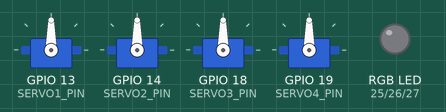
This sketch was run on a simulated ESP32. Shown: 4 × servo, an RGB LED mixed from three pins (HIGH = lit). What the sketch prints to the serial monitor is not drawn.

Above: at 0.6 s.
At 1.6 s:
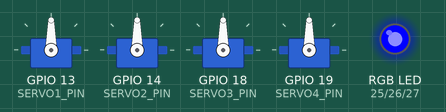
At 6.03 s:
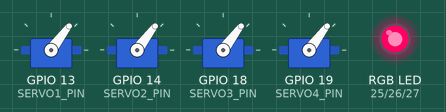
At 19.2 s:
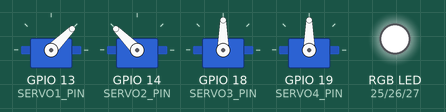
At 21.0 s:
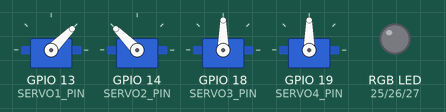
At 36.57 s:
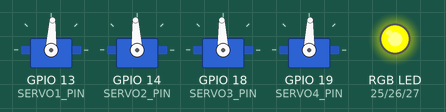
Timing chart, 0 to 40.0 s (numbered marks = the images above):
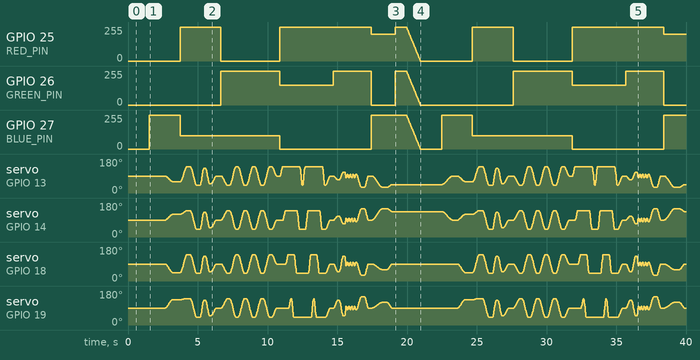

Measured:
- by itself, GPIO 25 (RED_PIN): 0/255 → 255/255 at 3.7 s, → 0/255 2.9 s later, → 255/255 4.2 s later, → 199/255 6.6 s later, … (59 changes in this stretch)
- by itself, GPIO 26 (GREEN_PIN): 0/255 → 255/255 at 6.7 s, → 149/255 4.2 s later, → 255/255 3.8 s later, → 0/255 2.7 s later, … (59 changes in this stretch)

The sketch:

sketch.ino
```cpp
/*
 * =====================================================
 *  Heuser College - CS CRP Homework 10
 *  Project 3: Smooth 4-Joint Robotic Arm &
 *             Colour Choreographer
 *
 *  A K-pop-inspired dance routine performed by four
 *  servo motors with synchronised RGB LED colour
 *  changes, using PWM on an ESP32.
 *
 *  Platform: ESP32 (Wokwi Simulator)
 *  Library:  ESP32Servo
 * =====================================================
 */

#include <ESP32Servo.h>

// ==========================================================
//  PIN DEFINITIONS  (must match diagram.json — do not change)
// ==========================================================
const int SERVO1_PIN = 13;   // Joint 1 — Base
const int SERVO2_PIN = 14;   // Joint 2 — Shoulder
const int SERVO3_PIN = 18;   // Joint 3 — Elbow
const int SERVO4_PIN = 19;   // Joint 4 — Wrist

const int RED_PIN   = 25;    // RGB LED red anode
const int GREEN_PIN = 26;    // RGB LED green anode
const int BLUE_PIN  = 27;    // RGB LED blue anode

// ==========================================================
//  LEDC PWM FOR THE RGB LED (Core 3.x API)
//  In Core 3.x, ledcAttach() and ledcWrite() address GPIO
//  pins directly — no manual channel numbers are needed.
// ==========================================================

// ==========================================================
//  SERVO OBJECTS AND POSITION TRACKING
// ==========================================================
Servo servo1, servo2, servo3, servo4;

// Array of pointers so we can loop through servos easily
Servo* servos[4];

// Current angle of each servo (updated after every move)
int currentAngle[4] = {90, 90, 90, 90};

// Safe angle limits for the simulation
const int MIN_ANGLE = 20;
const int MAX_ANGLE = 160;
const int MID_ANGLE = 90;

// Number of small steps used for each smooth movement (high-resolution interpolation)
const int MOVE_STEPS = 100;

// ==========================================================
//  EASING FUNCTION
// ==========================================================
/*
 * easeInOut(t) converts a linear progress value (0.0 to 1.0)
 * into a smoothed value using a cosine curve:
 *
 *   output = (1 - cos(t * PI)) / 2
 *
 *   t = 0.0  →  output = 0.0  (start — servo is stationary)
 *   t = 0.25 →  output ≈ 0.15 (slowly picking up speed)
 *   t = 0.5  →  output = 0.5  (midpoint — moving fastest)
 *   t = 0.75 →  output ≈ 0.85 (slowing down)
 *   t = 1.0  →  output = 1.0  (end — servo stops smoothly)
 *
 * This creates natural-looking motion: slow start, fast
 * middle, slow finish — just like a real dancer's movement.
 */
float easeInOut(float t) {
  return (1.0 - cos(t * PI)) / 2.0;
}

// ==========================================================
//  SERVO MOVEMENT FUNCTIONS
// ==========================================================

/*
 * smoothMoveAll() moves all four servos at the same time
 * from their current positions to new target angles.
 * The movement is split into many tiny steps, each one
 * calculated with the easing function so the motion
 * looks smooth instead of jerky.
 */
void smoothMoveAll(int t1, int t2, int t3, int t4, int durationMs) {
  // Keep targets within the safe range
  int targets[4] = {
    constrain(t1, MIN_ANGLE, MAX_ANGLE),
    constrain(t2, MIN_ANGLE, MAX_ANGLE),
    constrain(t3, MIN_ANGLE, MAX_ANGLE),
    constrain(t4, MIN_ANGLE, MAX_ANGLE)
  };

  // Save where each servo is right now
  int starts[4];
  for (int j = 0; j < 4; j++) {
    starts[j] = currentAngle[j];
  }

  // Step through the movement in small increments (at least 1 ms per step)
  int stepDelay = max(1, durationMs / MOVE_STEPS);
  for (int i = 0; i <= MOVE_STEPS; i++) {
    float t = (float)i / (float)MOVE_STEPS;   // linear 0→1
    float e = easeInOut(t);                   // smoothed 0→1

    for (int j = 0; j < 4; j++) {
      // Use round() instead of integer truncation for precise, symmetrical angle stepping
      int angle = round(starts[j] + (targets[j] - starts[j]) * e);
      servos[j]->write(angle);
    }
    delay(stepDelay);
  }

  // Record where the servos ended up
  for (int j = 0; j < 4; j++) {
    currentAngle[j] = targets[j];
  }
}

/*
 * smoothMoveOne() moves a single servo (by index 0-3)
 * while the other three hold still.
 */
void smoothMoveOne(int index, int targetAngle, int durationMs) {
  int t[4];
  for (int j = 0; j < 4; j++) {
    t[j] = currentAngle[j];        // keep current position
  }
  t[index] = targetAngle;           // only change the chosen servo
  smoothMoveAll(t[0], t[1], t[2], t[3], durationMs);
}

// ==========================================================
//  RGB LED FUNCTIONS
// ==========================================================

/*
 * setColour() sets the LED to a colour immediately.
 * Each parameter is 0 (off) to 255 (full brightness).
 * Because the LED is common cathode, a higher PWM duty
 * cycle means a brighter colour channel.
 */
void setColour(int r, int g, int b) {
  ledcWrite(RED_PIN,   r);
  ledcWrite(GREEN_PIN, g);
  ledcWrite(BLUE_PIN,  b);
}

/*
 * fadeToColour() smoothly transitions the LED from
 * colour (r1,g1,b1) to colour (r2,g2,b2) over the
 * given duration, so the light change looks gradual.
 */
void fadeToColour(int r1, int g1, int b1,
                  int r2, int g2, int b2, int durationMs) {
  const int FADE_STEPS = 50;
  int stepDelay = max(1, durationMs / FADE_STEPS);
  for (int i = 0; i <= FADE_STEPS; i++) {
    float t = (float)i / (float)FADE_STEPS;
    setColour(
      round(r1 + (r2 - r1) * t),
      round(g1 + (g2 - g1) * t),
      round(b1 + (b2 - b1) * t)
    );
    delay(stepDelay);
  }
}

// ==========================================================
//  DANCE SECTIONS
// ==========================================================

/* ---- SECTION 1: Starting Pose ----
 * The arm rises from rest to an asymmetric "ready" stance,
 * like a dancer waiting for the music to drop.
 * LED: calm blue glow.
 */
void danceStartingPose() {
  Serial.println("\n>> SECTION 1: Starting Pose");
  setColour(0, 0, 255);                        // Blue
  smoothMoveAll(90, 90, 90, 90, 800);           // Centre all joints
  delay(300);
  smoothMoveAll(60, 120, 45, 135, 600);         // Asymmetric ready stance
  delay(500);
}

/* ---- SECTION 2: Synchronised Hit ----
 * All four joints strike the same angle at the same time,
 * like a K-pop group hitting a formation in unison.
 * LED: hot pink — high energy.
 */
void danceSynchronised() {
  Serial.println(">> SECTION 2: Synchronised Hit");
  setColour(255, 0, 100);                       // Hot pink

  // Full-range synchronised hits
  smoothMoveAll(140, 140, 140, 140, 500);
  delay(200);
  smoothMoveAll(40, 40, 40, 40, 500);
  delay(200);

  // Quick double pump
  smoothMoveAll(130, 130, 130, 130, 300);
  delay(100);
  smoothMoveAll(50, 50, 50, 50, 300);
  delay(100);

  // Return to centre
  smoothMoveAll(90, 90, 90, 90, 400);
  delay(300);
}

/* ---- SECTION 3: Side-to-Side Sway ----
 * Odd-numbered joints (1 & 3) go one way while
 * even-numbered joints (2 & 4) go the other, then
 * they swap — creating a swaying, groovy motion.
 * LED: mint green — fresh groove.
 */
void danceSideToSide() {
  Serial.println(">> SECTION 3: Side-to-Side Sway");
  setColour(0, 255, 100);                       // Mint green

  for (int rep = 0; rep < 3; rep++) {
    smoothMoveAll(40, 140, 40, 140, 500);       // Odds left, evens right
    delay(100);
    smoothMoveAll(140, 40, 140, 40, 500);       // Swap
    delay(100);
  }

  smoothMoveAll(90, 90, 90, 90, 400);           // Centre
  delay(200);
}

/* ---- SECTION 4: Sequential Wave / Ripple ----
 * Each joint moves one after the other, creating a
 * wave that travels down the arm and back — like
 * a stadium wave or the ripple in a dance line.
 * LED: warm orange.
 */
void danceWaveRipple() {
  Serial.println(">> SECTION 4: Wave Ripple");
  setColour(255, 150, 0);                       // Orange

  for (int rep = 0; rep < 2; rep++) {
    // Wave travels forward: joint 1 → 2 → 3 → 4
    smoothMoveOne(0, 140, 250);
    smoothMoveOne(1, 140, 250);
    smoothMoveOne(2, 140, 250);
    smoothMoveOne(3, 140, 250);

    // Wave returns: joint 4 → 3 → 2 → 1
    smoothMoveOne(3, 40, 250);
    smoothMoveOne(2, 40, 250);
    smoothMoveOne(1, 40, 250);
    smoothMoveOne(0, 40, 250);
  }

  smoothMoveAll(90, 90, 90, 90, 400);           // Settle
  delay(200);
}

/* ---- SECTION 5: Playful Bounce ----
 * Quick, bouncy movements with small fast wiggles,
 * like a playful ad-lib section in a dance break.
 * LED: bright yellow — fun and energetic.
 */
void dancePlayful() {
  Serial.println(">> SECTION 5: Playful Bounce");
  setColour(255, 255, 0);                       // Yellow

  // Criss-cross bounces
  smoothMoveAll(70, 110, 50, 130, 300);
  delay(100);
  smoothMoveAll(110, 70, 130, 50, 300);
  delay(100);

  // Fast wiggle — small oscillations
  for (int i = 0; i < 4; i++) {
    smoothMoveAll(80, 100, 80, 100, 150);
    smoothMoveAll(100, 80, 100, 80, 150);
  }

  // Dramatic spread then snap to centre
  smoothMoveAll(30, 150, 30, 150, 400);
  delay(200);
  smoothMoveAll(90, 90, 90, 90, 300);
  delay(200);
}

/* ---- SECTION 6: Final Pose ----
 * A slow, dramatic finish: the arm spreads wide,
 * locks into a sharp ending pose, the LED flashes
 * white and then fades to black.
 * LED: purple → white flash → fade to black.
 */
void danceFinalPose() {
  Serial.println(">> SECTION 6: Final Pose");
  setColour(200, 0, 255);                       // Purple

  // Slow dramatic spread
  smoothMoveAll(30, 150, 60, 120, 800);
  delay(300);

  // Sharp final hit
  smoothMoveAll(45, 135, 90, 90, 400);
  delay(200);

  // White flash for the ending
  setColour(255, 255, 255);
  delay(800);

  // Fade to black
  fadeToColour(255, 255, 255,  0, 0, 0,  1000);

  Serial.println("\n*** ROUTINE COMPLETE — Restarting... ***\n");
  delay(1500);
}

// ==========================================================
//  SETUP — runs once when the ESP32 starts
// ==========================================================
void setup() {
  // Start the Serial Monitor at 115200 baud
  Serial.begin(115200);
  delay(500);
  Serial.println("=============================================");
  Serial.println("  Heuser College HW10");
  Serial.println("  K-Pop Robotic Arm Choreographer");
  Serial.println("  4 Servos + RGB LED  |  ESP32 + PWM");
  Serial.println("=============================================");

  // --- Servo Initialisation ---
  // Allocate the ESP32's four hardware timers for PWM
  ESP32PWM::allocateTimer(0);
  ESP32PWM::allocateTimer(1);
  ESP32PWM::allocateTimer(2);
  ESP32PWM::allocateTimer(3);

  // Configure each servo for 50 Hz and attach to its GPIO pin
  // 500-2400 microsecond pulse range maps 0-180 degrees
  servo1.setPeriodHertz(50);
  servo2.setPeriodHertz(50);
  servo3.setPeriodHertz(50);
  servo4.setPeriodHertz(50);

  servo1.attach(SERVO1_PIN, 500, 2400);
  servo2.attach(SERVO2_PIN, 500, 2400);
  servo3.attach(SERVO3_PIN, 500, 2400);
  servo4.attach(SERVO4_PIN, 500, 2400);

  // Fill the pointer array so loops can address any servo by index
  servos[0] = &servo1;
  servos[1] = &servo2;
  servos[2] = &servo3;
  servos[3] = &servo4;

  // --- RGB LED Initialisation (Core 3.x API) ---
  // ledcAttach(pin, freq, resolution) configures and binds in one call.
  // 5 kHz frequency, 8-bit resolution gives duty cycle values 0-255.
  ledcAttach(RED_PIN,   5000, 8);
  ledcAttach(GREEN_PIN, 5000, 8);
  ledcAttach(BLUE_PIN,  5000, 8);

  // Start with everything at rest
  servo1.write(MID_ANGLE);
  servo2.write(MID_ANGLE);
  servo3.write(MID_ANGLE);
  servo4.write(MID_ANGLE);
  setColour(0, 0, 0);

  Serial.println("All servos and RGB LED initialised.");
  Serial.println("Starting K-Pop dance routine...\n");
  delay(1000);
}

// ==========================================================
//  MAIN LOOP — repeats the full dance routine forever
// ==========================================================
void loop() {
  danceStartingPose();      // Section 1 — ready stance
  danceSynchronised();       // Section 2 — group hit
  danceSideToSide();         // Section 3 — swaying groove
  danceWaveRipple();         // Section 4 — ripple wave
  dancePlayful();            // Section 5 — bouncy ad-lib
  danceFinalPose();          // Section 6 — dramatic ending
}
```
